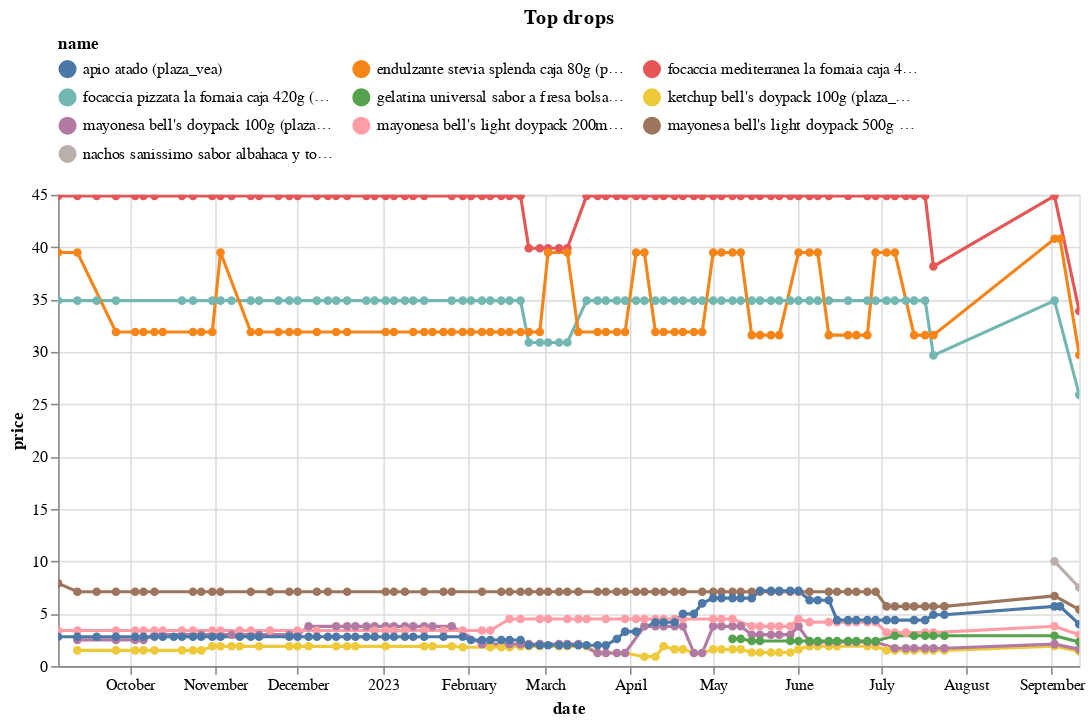

The cell this chart's notebook holds for it:
### Code cell
(top_changes
 .sort_values('change')
 .head(10)
 .pipe(plot_changes, 'Top drops')
)

### Figure 1 — Vega-Lite specification as saved in the notebook (floating-point values rounded to 4 significant figures; data arrays with more than 128 entries replaced by an {"elided": "..."} marker saying what was removed)
{"config": {"view": {"continuousWidth": 300, "continuousHeight": 300}, "legend": {"columns": 3, "orient": "top"}}, "data": {"name": "data-17f124af9c4108f91dd8aff379d71249"}, "mark": {"type": "line", "point": true}, "encoding": {"color": {"field": "name", "scale": {"domain": ["apio atado (plaza_vea)", "endulzante stevia splenda caja 80g (plaza_vea)", "focaccia mediterranea la fornaia caja 420g (plaza_vea)", "focaccia pizzata la fornaia caja 420g (plaza_vea)", "gelatina universal sabor a fresa bolsa 38g (plaza_vea)", "ketchup bell's doypack 100g (plaza_vea)", "mayonesa bell's doypack 100g (plaza_vea)", "mayonesa bell's light doypack 200ml (plaza_vea)", "mayonesa bell's light doypack 500g (plaza_vea)", "nachos sanissimo sabor albahaca y tomate bolsa 160g (plaza_vea)"]}, "type": "nominal"}, "tooltip": [{"field": "name", "type": "nominal"}, {"field": "price", "type": "quantitative"}, {"field": "last_price", "type": "quantitative"}], "x": {"field": "date", "type": "temporal"}, "y": {"field": "price", "type": "quantitative"}}, "params": [{"name": "param_3", "select": {"type": "point", "fields": ["name"]}, "bind": "legend"}, {"name": "param_4", "select": {"type": "interval", "encodings": ["x", "y"]}, "bind": "scales"}], "title": "Top drops", "transform": [{"filter": {"param": "param_3"}}], "width": 650, "$schema": "https://vega.github.io/schema/vega-lite/v5.14.1.json", "datasets": {"data-17f124af9c4108f91dd8aff379d71249": {"elided": "609 records"}}}
